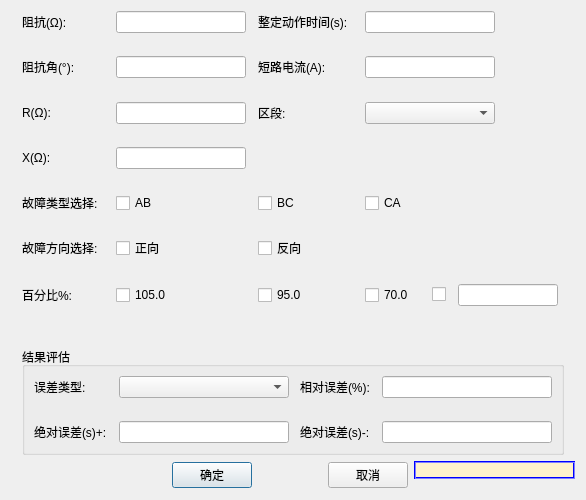
<?xml version="1.0" encoding="UTF-8"?>
<ui version="4.0">
 <class>QDistanceAddInterPhaseDlg</class>
 <widget class="QDialog" name="QDistanceAddInterPhaseDlg">
  <property name="geometry">
   <rect>
    <x>0</x>
    <y>0</y>
    <width>586</width>
    <height>500</height>
   </rect>
  </property>
  <property name="maximumSize">
   <size>
    <width>1000</width>
    <height>500</height>
   </size>
  </property>
  <property name="windowTitle">
   <string>添加相间接地故障</string>
  </property>
  <layout class="QGridLayout" name="gridLayout">
   <item row="0" column="5">
    <widget class="QLabel" name="m_labTSetting">
     <property name="text">
      <string>整定动作时间(s):</string>
     </property>
    </widget>
   </item>
   <item row="0" column="7" colspan="3">
    <widget class="QSettingLineEdit" name="m_txtTSetting">
     <property name="minimumSize">
      <size>
       <width>130</width>
       <height>22</height>
      </size>
     </property>
     <property name="maximumSize">
      <size>
       <width>130</width>
       <height>22</height>
      </size>
     </property>
    </widget>
   </item>
   <item row="1" column="1">
    <spacer name="verticalSpacer">
     <property name="orientation">
      <enum>Qt::Vertical</enum>
     </property>
     <property name="sizeHint" stdset="0">
      <size>
       <width>20</width>
       <height>40</height>
      </size>
     </property>
    </spacer>
   </item>
   <item row="2" column="3">
    <widget class="QSettingLineEdit" name="m_txtZAng">
     <property name="minimumSize">
      <size>
       <width>130</width>
       <height>22</height>
      </size>
     </property>
     <property name="maximumSize">
      <size>
       <width>130</width>
       <height>22</height>
      </size>
     </property>
    </widget>
   </item>
   <item row="2" column="5">
    <widget class="QLabel" name="m_labFaultCurrent">
     <property name="text">
      <string>短路电流(A):</string>
     </property>
    </widget>
   </item>
   <item row="2" column="7" colspan="3">
    <widget class="QSettingLineEdit" name="m_txtFaultCurrent">
     <property name="minimumSize">
      <size>
       <width>0</width>
       <height>22</height>
      </size>
     </property>
     <property name="maximumSize">
      <size>
       <width>130</width>
       <height>22</height>
      </size>
     </property>
    </widget>
   </item>
   <item row="4" column="1">
    <widget class="QLabel" name="m_labR">
     <property name="text">
      <string>R(Ω):</string>
     </property>
    </widget>
   </item>
   <item row="2" column="1">
    <widget class="QLabel" name="m_labZAng">
     <property name="text">
      <string>阻抗角(°):</string>
     </property>
    </widget>
   </item>
   <item row="3" column="1">
    <spacer name="verticalSpacer_2">
     <property name="orientation">
      <enum>Qt::Vertical</enum>
     </property>
     <property name="sizeHint" stdset="0">
      <size>
       <width>20</width>
       <height>40</height>
      </size>
     </property>
    </spacer>
   </item>
   <item row="0" column="1">
    <widget class="QLabel" name="m_labZSetting">
     <property name="text">
      <string>阻抗(Ω):</string>
     </property>
    </widget>
   </item>
   <item row="0" column="3">
    <widget class="QSettingLineEdit" name="m_txtZSetting">
     <property name="minimumSize">
      <size>
       <width>130</width>
       <height>22</height>
      </size>
     </property>
     <property name="maximumSize">
      <size>
       <width>130</width>
       <height>22</height>
      </size>
     </property>
    </widget>
   </item>
   <item row="12" column="7">
    <widget class="QCheckBox" name="m_checkRate_070">
     <property name="text">
      <string>70.0</string>
     </property>
    </widget>
   </item>
   <item row="8" column="1">
    <widget class="QLabel" name="m_labFaultType">
     <property name="text">
      <string>故障类型选择:</string>
     </property>
    </widget>
   </item>
   <item row="13" column="1">
    <spacer name="verticalSpacer_7">
     <property name="orientation">
      <enum>Qt::Vertical</enum>
     </property>
     <property name="sizeHint" stdset="0">
      <size>
       <width>20</width>
       <height>40</height>
      </size>
     </property>
    </spacer>
   </item>
   <item row="10" column="0">
    <spacer name="horizontalSpacer_4">
     <property name="orientation">
      <enum>Qt::Horizontal</enum>
     </property>
     <property name="sizeHint" stdset="0">
      <size>
       <width>40</width>
       <height>20</height>
      </size>
     </property>
    </spacer>
   </item>
   <item row="16" column="0" colspan="12">
    <layout class="QHBoxLayout" name="horizontalLayout">
     <item>
      <spacer name="horizontalSpacer_2">
       <property name="orientation">
        <enum>Qt::Horizontal</enum>
       </property>
       <property name="sizeHint" stdset="0">
        <size>
         <width>40</width>
         <height>20</height>
        </size>
       </property>
      </spacer>
     </item>
     <item>
      <widget class="QPushButton" name="m_btnSave">
       <property name="text">
        <string>确定</string>
       </property>
      </widget>
     </item>
     <item>
      <spacer name="horizontalSpacer">
       <property name="orientation">
        <enum>Qt::Horizontal</enum>
       </property>
       <property name="sizeType">
        <enum>QSizePolicy::Fixed</enum>
       </property>
       <property name="sizeHint" stdset="0">
        <size>
         <width>70</width>
         <height>20</height>
        </size>
       </property>
      </spacer>
     </item>
     <item>
      <widget class="QPushButton" name="m_btnclose">
       <property name="text">
        <string>取消</string>
       </property>
      </widget>
     </item>
     <item>
      <layout class="QVBoxLayout" name="verticalLayout">
       <item>
        <widget class="QLabel" name="m_labTips">
         <property name="minimumSize">
          <size>
           <width>0</width>
           <height>0</height>
          </size>
         </property>
         <property name="font">
          <font>
           <pointsize>9</pointsize>
          </font>
         </property>
         <property name="styleSheet">
          <string notr="true">QLabel{border:2px groove rgb(0,0,255);border-radius:10px;background-color: rgb(255,242,204)}</string>
         </property>
         <property name="text">
          <string/>
         </property>
         <property name="wordWrap">
          <bool>true</bool>
         </property>
        </widget>
       </item>
       <item>
        <spacer name="horizontalSpacer_3">
         <property name="orientation">
          <enum>Qt::Horizontal</enum>
         </property>
         <property name="sizeHint" stdset="0">
          <size>
           <width>40</width>
           <height>10</height>
          </size>
         </property>
        </spacer>
       </item>
      </layout>
     </item>
    </layout>
   </item>
   <item row="10" column="3">
    <widget class="QCheckBox" name="m_checkForward">
     <property name="text">
      <string>正向</string>
     </property>
    </widget>
   </item>
   <item row="12" column="3">
    <widget class="QCheckBox" name="m_checkRate_105">
     <property name="text">
      <string>105.0</string>
     </property>
    </widget>
   </item>
   <item row="8" column="2">
    <spacer name="horizontalSpacer_12">
     <property name="orientation">
      <enum>Qt::Horizontal</enum>
     </property>
     <property name="sizeHint" stdset="0">
      <size>
       <width>40</width>
       <height>20</height>
      </size>
     </property>
    </spacer>
   </item>
   <item row="8" column="6">
    <spacer name="horizontalSpacer_8">
     <property name="orientation">
      <enum>Qt::Horizontal</enum>
     </property>
     <property name="sizeHint" stdset="0">
      <size>
       <width>40</width>
       <height>20</height>
      </size>
     </property>
    </spacer>
   </item>
   <item row="6" column="1">
    <widget class="QLabel" name="m_labZSetting_3">
     <property name="text">
      <string>X(Ω):</string>
     </property>
    </widget>
   </item>
   <item row="8" column="5">
    <widget class="QCheckBox" name="m_checkBC">
     <property name="text">
      <string>BC</string>
     </property>
    </widget>
   </item>
   <item row="8" column="11">
    <spacer name="horizontalSpacer_5">
     <property name="orientation">
      <enum>Qt::Horizontal</enum>
     </property>
     <property name="sizeHint" stdset="0">
      <size>
       <width>40</width>
       <height>20</height>
      </size>
     </property>
    </spacer>
   </item>
   <item row="11" column="1">
    <spacer name="verticalSpacer_6">
     <property name="orientation">
      <enum>Qt::Vertical</enum>
     </property>
     <property name="sizeHint" stdset="0">
      <size>
       <width>20</width>
       <height>40</height>
      </size>
     </property>
    </spacer>
   </item>
   <item row="12" column="1">
    <widget class="QLabel" name="m_labRate">
     <property name="text">
      <string>百分比%:</string>
     </property>
    </widget>
   </item>
   <item row="12" column="9">
    <layout class="QHBoxLayout" name="horizontalLayout_2">
     <item>
      <widget class="QCheckBox" name="m_checkRate_101">
       <property name="minimumSize">
        <size>
         <width>20</width>
         <height>0</height>
        </size>
       </property>
       <property name="maximumSize">
        <size>
         <width>20</width>
         <height>16777215</height>
        </size>
       </property>
       <property name="text">
        <string/>
       </property>
      </widget>
     </item>
     <item>
      <widget class="QSettingLineEdit" name="m_txtRate_101">
       <property name="minimumSize">
        <size>
         <width>100</width>
         <height>22</height>
        </size>
       </property>
       <property name="maximumSize">
        <size>
         <width>100</width>
         <height>22</height>
        </size>
       </property>
      </widget>
     </item>
    </layout>
   </item>
   <item row="14" column="1">
    <spacer name="verticalSpacer_9">
     <property name="orientation">
      <enum>Qt::Vertical</enum>
     </property>
     <property name="sizeHint" stdset="0">
      <size>
       <width>20</width>
       <height>40</height>
      </size>
     </property>
    </spacer>
   </item>
   <item row="8" column="3">
    <widget class="QCheckBox" name="m_checkAB">
     <property name="text">
      <string>AB</string>
     </property>
    </widget>
   </item>
   <item row="10" column="1">
    <widget class="QLabel" name="m_labFaultDirection">
     <property name="text">
      <string>故障方向选择:</string>
     </property>
    </widget>
   </item>
   <item row="5" column="1">
    <spacer name="verticalSpacer_3">
     <property name="orientation">
      <enum>Qt::Vertical</enum>
     </property>
     <property name="sizeHint" stdset="0">
      <size>
       <width>20</width>
       <height>40</height>
      </size>
     </property>
    </spacer>
   </item>
   <item row="4" column="7" colspan="3">
    <widget class="CExBaseListComboBox" name="m_cmbZoneType">
     <property name="minimumSize">
      <size>
       <width>130</width>
       <height>22</height>
      </size>
     </property>
     <property name="maximumSize">
      <size>
       <width>130</width>
       <height>22</height>
      </size>
     </property>
    </widget>
   </item>
   <item row="6" column="3">
    <widget class="QSettingLineEdit" name="m_txtX">
     <property name="minimumSize">
      <size>
       <width>130</width>
       <height>22</height>
      </size>
     </property>
     <property name="maximumSize">
      <size>
       <width>130</width>
       <height>22</height>
      </size>
     </property>
    </widget>
   </item>
   <item row="10" column="5">
    <widget class="QCheckBox" name="m_checkReverse">
     <property name="text">
      <string>反向</string>
     </property>
    </widget>
   </item>
   <item row="12" column="8">
    <spacer name="horizontalSpacer_10">
     <property name="orientation">
      <enum>Qt::Horizontal</enum>
     </property>
     <property name="sizeHint" stdset="0">
      <size>
       <width>40</width>
       <height>20</height>
      </size>
     </property>
    </spacer>
   </item>
   <item row="7" column="1">
    <spacer name="verticalSpacer_4">
     <property name="orientation">
      <enum>Qt::Vertical</enum>
     </property>
     <property name="sizeHint" stdset="0">
      <size>
       <width>20</width>
       <height>40</height>
      </size>
     </property>
    </spacer>
   </item>
   <item row="8" column="7">
    <widget class="QCheckBox" name="m_checkCA">
     <property name="text">
      <string>CA</string>
     </property>
    </widget>
   </item>
   <item row="4" column="5">
    <widget class="QLabel" name="m_labZoneType">
     <property name="text">
      <string>区段:</string>
     </property>
    </widget>
   </item>
   <item row="4" column="3">
    <widget class="QSettingLineEdit" name="m_txtR">
     <property name="minimumSize">
      <size>
       <width>130</width>
       <height>22</height>
      </size>
     </property>
     <property name="maximumSize">
      <size>
       <width>130</width>
       <height>22</height>
      </size>
     </property>
    </widget>
   </item>
   <item row="9" column="1">
    <spacer name="verticalSpacer_5">
     <property name="orientation">
      <enum>Qt::Vertical</enum>
     </property>
     <property name="sizeHint" stdset="0">
      <size>
       <width>20</width>
       <height>40</height>
      </size>
     </property>
    </spacer>
   </item>
   <item row="12" column="5">
    <widget class="QCheckBox" name="m_checkRate_095">
     <property name="text">
      <string>95.0</string>
     </property>
    </widget>
   </item>
   <item row="15" column="1" colspan="10">
    <widget class="QGroupBox" name="groupBox">
     <property name="title">
      <string>结果评估</string>
     </property>
     <layout class="QGridLayout" name="gridLayout_2">
      <item row="1" column="7">
       <widget class="QSettingLineEdit" name="m_txtRel">
        <property name="minimumSize">
         <size>
          <width>170</width>
          <height>22</height>
         </size>
        </property>
        <property name="maximumSize">
         <size>
          <width>16777215</width>
          <height>22</height>
         </size>
        </property>
        <property name="sizeIncrement">
         <size>
          <width>170</width>
          <height>0</height>
         </size>
        </property>
       </widget>
      </item>
      <item row="2" column="0">
       <spacer name="verticalSpacer_8">
        <property name="orientation">
         <enum>Qt::Vertical</enum>
        </property>
        <property name="sizeHint" stdset="0">
         <size>
          <width>20</width>
          <height>40</height>
         </size>
        </property>
       </spacer>
      </item>
      <item row="3" column="0">
       <widget class="QLabel" name="m_labPlus_3">
        <property name="text">
         <string>绝对误差(s)+:</string>
        </property>
       </widget>
      </item>
      <item row="3" column="2">
       <widget class="QSettingLineEdit" name="m_txtPlus_3">
        <property name="minimumSize">
         <size>
          <width>0</width>
          <height>22</height>
         </size>
        </property>
        <property name="maximumSize">
         <size>
          <width>170</width>
          <height>22</height>
         </size>
        </property>
       </widget>
      </item>
      <item row="3" column="5">
       <widget class="QLabel" name="m_labMinus_3">
        <property name="text">
         <string>绝对误差(s)-:</string>
        </property>
       </widget>
      </item>
      <item row="3" column="7">
       <widget class="QSettingLineEdit" name="m_txtMinus_3">
        <property name="minimumSize">
         <size>
          <width>0</width>
          <height>22</height>
         </size>
        </property>
        <property name="maximumSize">
         <size>
          <width>16777215</width>
          <height>22</height>
         </size>
        </property>
       </widget>
      </item>
      <item row="1" column="5">
       <widget class="QLabel" name="m_labRel_2">
        <property name="maximumSize">
         <size>
          <width>16777215</width>
          <height>30</height>
         </size>
        </property>
        <property name="text">
         <string>相对误差(%):</string>
        </property>
        <property name="alignment">
         <set>Qt::AlignLeading|Qt::AlignLeft|Qt::AlignVCenter</set>
        </property>
       </widget>
      </item>
      <item row="1" column="2">
       <widget class="CExBaseListComboBox" name="m_cmb">
        <property name="minimumSize">
         <size>
          <width>170</width>
          <height>22</height>
         </size>
        </property>
        <property name="maximumSize">
         <size>
          <width>170</width>
          <height>22</height>
         </size>
        </property>
       </widget>
      </item>
      <item row="1" column="1">
       <spacer name="horizontalSpacer_9">
        <property name="orientation">
         <enum>Qt::Horizontal</enum>
        </property>
        <property name="sizeHint" stdset="0">
         <size>
          <width>40</width>
          <height>20</height>
         </size>
        </property>
       </spacer>
      </item>
      <item row="1" column="3">
       <spacer name="horizontalSpacer_7">
        <property name="orientation">
         <enum>Qt::Horizontal</enum>
        </property>
        <property name="sizeHint" stdset="0">
         <size>
          <width>40</width>
          <height>20</height>
         </size>
        </property>
       </spacer>
      </item>
      <item row="1" column="6">
       <spacer name="horizontalSpacer_11">
        <property name="orientation">
         <enum>Qt::Horizontal</enum>
        </property>
        <property name="sizeHint" stdset="0">
         <size>
          <width>40</width>
          <height>20</height>
         </size>
        </property>
       </spacer>
      </item>
      <item row="1" column="0">
       <widget class="QLabel" name="m_labType_2">
        <property name="maximumSize">
         <size>
          <width>16777215</width>
          <height>30</height>
         </size>
        </property>
        <property name="text">
         <string>误差类型:</string>
        </property>
        <property name="alignment">
         <set>Qt::AlignLeading|Qt::AlignLeft|Qt::AlignVCenter</set>
        </property>
       </widget>
      </item>
     </layout>
    </widget>
   </item>
  </layout>
 </widget>
 <customwidgets>
  <customwidget>
   <class>QSettingLineEdit</class>
   <extends>QLineEdit</extends>
   <header>../../UI/Controls/SettingCtrls/qsettinglineedit.h</header>
  </customwidget>
  <customwidget>
   <class>CExBaseListComboBox</class>
   <extends>QComboBox</extends>
   <header>../../../../Module/BaseClass/QT/QExBaseListComboBox.h</header>
  </customwidget>
 </customwidgets>
 <resources/>
 <connections/>
</ui>
